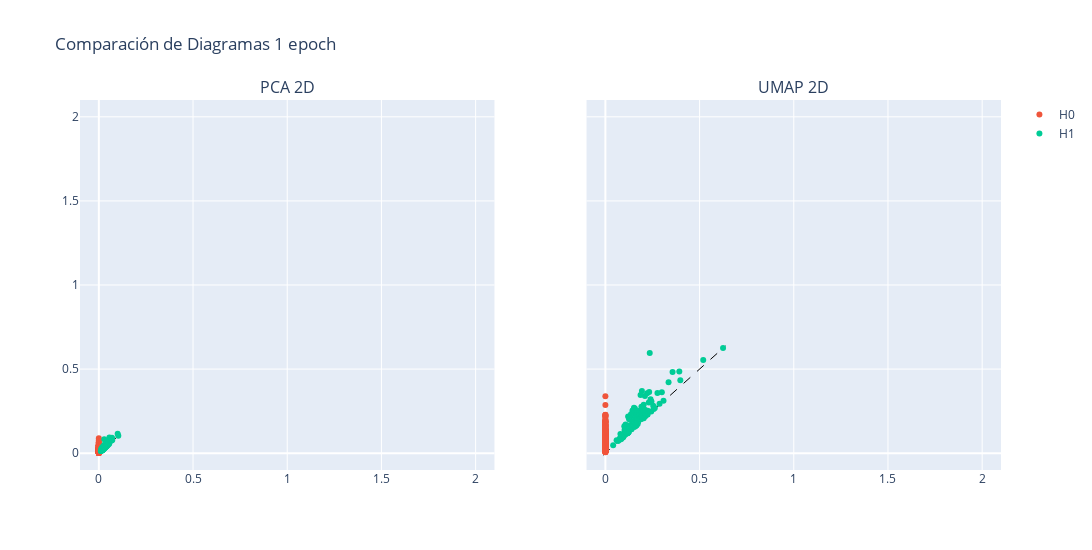

The notebook cell this image was saved under:
### Code cell
# Crear una figura con dos subplots, asegurando que el aspecto de la cuadrícula sea cuadrado
fig = make_subplots(rows=1, cols=2, subplot_titles=["PCA 2D", "UMAP 2D"], 
                    shared_yaxes=True, shared_xaxes=True)

# Definir un mapeo de colores para cada dimensión (cambia los colores como desees)
dimension_colors = {
    'H0': '#EF553B',
    'H1': '#00CC96'
}

# Generar el primer gráfico
fig1 = plot_diagram(diagrams_pca2d[0])
for trace in fig1['data']:
    # Asignar un color basado en la etiqueta del 'trace'
    trace_name = trace.name
    if trace_name in dimension_colors:
        trace.marker.color = dimension_colors[trace_name]
    fig.add_trace(trace, row=1, col=1)

# Generar el segundo gráfico con los mismos colores
fig2 = plot_diagram(diagrams_umap2d[0])
for trace in fig2['data']:
    trace_name = trace.name
    if trace_name in dimension_colors:
        trace.marker.color = dimension_colors[trace_name]
    trace.showlegend = False  # Desactivar la leyenda para el segundo gráfico
    fig.add_trace(trace, row=1, col=2)

# Ajustar el tamaño de la figura para mantener el aspecto 1:1
fig.update_layout(
    width=1100, 
    height=550,
    title_text=f"Comparación de Diagramas {num_epochs} epoch",
    showlegend=True
)

fig.update_xaxes(
    range=[-0.1,2.1],
)

fig.update_yaxes(
    range=[-0.1,2.1],
)

# Mostrar el gráfico
fig.show()

### Figure 1 — Plotly figure (JSON) as saved in the notebook; plotly's stock layout.template omitted (floating-point values rounded to 4 significant figures; data arrays with more than 128 entries replaced by an {"elided": "..."} marker saying what was removed)
{"data": [{"hoverinfo": "none", "line": {"color": "black", "dash": "dash", "width": 1}, "mode": "lines", "showlegend": false, "type": "scatter", "x": [-0.002312, 0.1179], "xaxis": "x", "y": [-0.002312, 0.1179], "yaxis": "y"}, {"hoverinfo": "text", "hovertext": {"elided": "639 str values"}, "marker": {"color": "#EF553B"}, "mode": "markers", "name": "H0", "type": "scatter", "x": {"elided": "639 int values"}, "xaxis": "x", "y": {"elided": "639 float values"}, "yaxis": "y"}, {"hoverinfo": "text", "hovertext": {"elided": "163 str values"}, "marker": {"color": "#00CC96"}, "mode": "markers", "name": "H1", "type": "scatter", "x": {"elided": "163 float values"}, "xaxis": "x", "y": {"elided": "163 float values"}, "yaxis": "y"}, {"hoverinfo": "none", "line": {"color": "black", "dash": "dash", "width": 1}, "mode": "lines", "showlegend": false, "type": "scatter", "x": [-0.0125, 0.6377], "xaxis": "x2", "y": [-0.0125, 0.6377], "yaxis": "y2"}, {"hoverinfo": "text", "hovertext": {"elided": "639 str values"}, "marker": {"color": "#EF553B"}, "mode": "markers", "name": "H0", "showlegend": false, "type": "scatter", "x": {"elided": "639 int values"}, "xaxis": "x2", "y": {"elided": "639 float values"}, "yaxis": "y2"}, {"hoverinfo": "text", "hovertext": {"elided": "130 str values"}, "marker": {"color": "#00CC96"}, "mode": "markers", "name": "H1", "showlegend": false, "type": "scatter", "x": {"elided": "130 float values"}, "xaxis": "x2", "y": {"elided": "130 float values"}, "yaxis": "y2"}], "layout": {"annotations": [{"font": {"size": 16}, "showarrow": false, "text": "PCA 2D", "x": 0.225, "xanchor": "center", "xref": "paper", "y": 1, "yanchor": "bottom", "yref": "paper"}, {"font": {"size": 16}, "showarrow": false, "text": "UMAP 2D", "x": 0.775, "xanchor": "center", "xref": "paper", "y": 1, "yanchor": "bottom", "yref": "paper"}], "height": 550, "showlegend": true, "title": {"text": "Comparación de Diagramas 1 epoch"}, "width": 1100, "xaxis": {"anchor": "y", "domain": [0, 0.45], "range": [-0.1, 2.1]}, "xaxis2": {"anchor": "y2", "domain": [0.55, 1], "range": [-0.1, 2.1]}, "yaxis": {"anchor": "x", "domain": [0, 1], "range": [-0.1, 2.1]}, "yaxis2": {"anchor": "x2", "domain": [0, 1], "matches": "y", "range": [-0.1, 2.1], "showticklabels": false}}}
